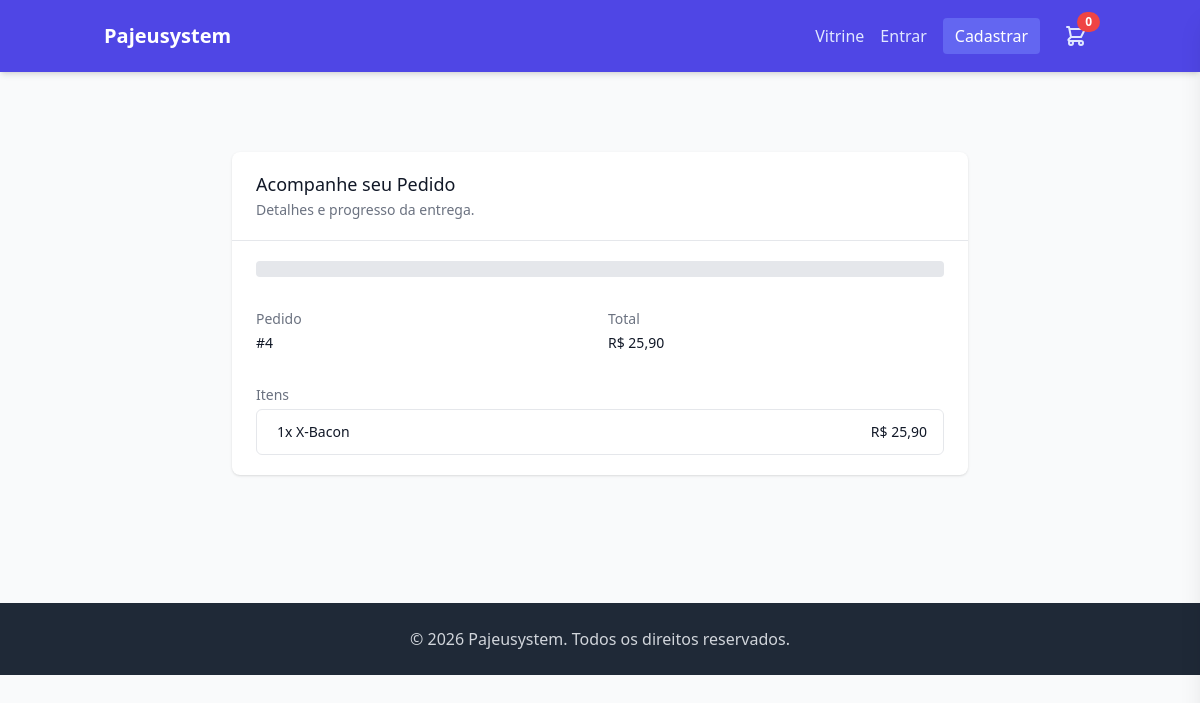
/order/4/track/, run on the app's committed database.
### core/models.py (models this page shows, shortened)
class TenantAwareModel(models.Model):
    store = models.ForeignKey(
        Store,
        on_delete=models.CASCADE,
        related_name="%(class)s_related"
    )
    objects = TenantManager()
    class Meta:
        abstract = True

class Order(TenantAwareModel):
    class Status(models.TextChoices):
        OPEN = 'OPEN', 'Comanda Aberta'
        PENDING = 'PENDING', 'Pendente'
        CONFIRMED = 'CONFIRMED', 'Confirmado'
        PREPARING = 'PREPARING', 'Preparando'
        DELIVERING = 'DELIVERING', 'Em trânsito'
        COMPLETED = 'COMPLETED', 'Concluído'
        CANCELED = 'CANCELED', 'Cancelado'
    class PaymentMethod(models.TextChoices):
        ONLINE = 'online', 'Online (MP)'
        CASH = 'cash', 'Dinheiro'
        CARD = 'card', 'Cartão na Maquininha'
    class CardType(models.TextChoices):
        CREDIT = 'credit', 'Crédito'
        DEBIT = 'debit', 'Débito'
    user = models.ForeignKey('auth.User', on_delete=models.SET_NULL, null=True, blank=True)
    customer_name = models.CharField(max_length=255)
    customer_phone = models.CharField(max_length=20)
    customer_email = models.CharField(max_length=254, blank=True, default='')
    delivery_address = models.TextField()
    status = models.CharField(
        max_length=20,
        choices=Status.choices,
        default=Status.PENDING
    )
    total_amount = models.DecimalField(max_digits=10, decimal_places=2, default=Decimal('0.00'))
    delivery_fee = models.DecimalField(max_digits=10, decimal_places=2, default=Decimal('0.00'))
    payment_method = models.CharField(
        max_length=10,
        choices=PaymentMethod.choices,
        default=PaymentMethod.ONLINE,
    )
    change_amount = models.DecimalField(
        max_digits=10, decimal_places=2,
        null=True, blank=True,
        help_text='Troco solicitado quando payment_method=cash. None = sem troco.',
    )
    card_type = models.CharField(
        max_length=10,
        choices=CardType.choices,
        blank=True, default='',
        help_text='Tipo de cartão quando payment_method=card.',
    )
    mp_payment_id = models.CharField(
        max_length=64,
        null=True,
        blank=True,
        unique=True,
        db_index=True,
    )
    mp_preference_id = models.CharField(max_length=255, blank=True, default='', db_index=True)
    table_label = models.CharField(max_length=100, blank=True, default='')
    created_at = models.DateTimeField(auto_now_add=True)

class OrderItem(TenantAwareModel):
    order = models.ForeignKey(Order, on_delete=models.CASCADE, related_name='items')
    product = models.ForeignKey(Product, on_delete=models.CASCADE)
    quantity = models.PositiveIntegerField(default=1)
    unit_price = models.DecimalField(max_digits=10, decimal_places=2)
    @property
    def total_price(self):
        return self.quantity * self.unit_price

class Product(TenantAwareModel):
    category = models.ForeignKey(Category, on_delete=models.CASCADE, related_name='products')
    name = models.CharField(max_length=255)
    description = models.TextField(blank=True)
    price = models.DecimalField(max_digits=10, decimal_places=2)
    image = models.ImageField(upload_to='products/', null=True, blank=True)
    is_available = models.BooleanField(default=True)

### core/views.py (the view)
# urls.py: path('order/<int:order_id>/track/', views.order_track, name='order_track'),
def order_track(request, order_id):
    order = get_object_or_404(Order, id=order_id)
    return render(request, 'core/order_track.html', {'order': order})

### core/cart.py (called while the page is built)
    @property
    def total_items(self):
        return sum(item['quantity'] for item in self.cart.values())

    def get_total_price(self):
        return sum(Decimal(item['price']) * item['quantity'] for item in self.cart.values())

### core/context_processors.py (called while the page is built)
def theme_preference(request):
    user = getattr(request, 'user', None)
    if user is None or not user.is_authenticated:
        return {'theme_pref': 'system'}
    settings_obj = getattr(user, 'settings', None)
    theme = getattr(settings_obj, 'theme', None) if settings_obj else None
    return {'theme_pref': theme or 'system'}

### core/models.py (called while the page is built)
    def get_queryset(self):
        tenant = get_current_tenant()
        if tenant:
            return super().get_queryset().filter(store=tenant)
        return super().get_queryset()

### core/utils.py (called while the page is built)
def get_current_tenant():
    return _tenant_context.get()

def set_current_tenant(tenant):
    token = _tenant_context.set(tenant)
    return token

def reset_current_tenant(token):
    _tenant_context.reset(token)

### templates/core/order_track.html (shortened to what this page needs)
{% extends 'base.html' %}
{% block content %}
<div class="max-w-3xl mx-auto py-12 px-4">
    <div class="bg-white dark:bg-gray-800 shadow overflow-hidden sm:rounded-lg">
        <div class="px-4 py-5 sm:px-6">
            <h3 class="text-lg leading-6 font-medium text-gray-900 dark:text-gray-100">
                Acompanhe seu Pedido
            </h3>
            <p class="mt-1 max-w-2xl text-sm text-gray-500 dark:text-gray-400">
                Detalhes e progresso da entrega.
            </p>
        </div>
        <div class="border-t border-gray-200 dark:border-gray-700 px-4 py-5 sm:px-6">
            <div hx-get="/api/orders/{{ order.id }}/track" hx-trigger="load"
                hx-headers='{"X-Tenant-Subdomain": "{{ request.tenant.subdomain }}"}'>
                <div class="animate-pulse h-4 bg-gray-200 dark:bg-gray-700 rounded w-full"></div>
            </div>
            <dl class="grid grid-cols-1 gap-x-4 gap-y-8 sm:grid-cols-2 mt-8">
                <div class="sm:col-span-1">
                    <dt class="text-sm font-medium text-gray-500 dark:text-gray-400">Pedido</dt>
                    <dd class="mt-1 text-sm text-gray-900 dark:text-gray-100">#{{ order.id }}</dd>
                </div>
                <div class="sm:col-span-1">
                    <dt class="text-sm font-medium text-gray-500 dark:text-gray-400">Total</dt>
                    <dd class="mt-1 text-sm text-gray-900 dark:text-gray-100">R$ {{ order.total_amount }}</dd>
                </div>
                <div class="sm:col-span-2">
                    <dt class="text-sm font-medium text-gray-500 dark:text-gray-400">Itens</dt>
                    <dd class="mt-1 text-sm text-gray-900 dark:text-gray-100">
                        <ul class="border border-gray-200 dark:border-gray-700 rounded-md divide-y divide-gray-200 dark:divide-gray-700">
                            {% for item in order.items.all %}
                            <li class="pl-3 pr-4 py-3 flex items-center justify-between text-sm">
                                <div class="w-0 flex-1 flex items-center">
                                    <span class="ml-2 flex-1 w-0 truncate">
                                        {{ item.quantity }}x {{ item.product.name }}
                                    </span>
                                </div>
                                <div class="ml-4 flex-shrink-0">
                                    R$ {{ item.total_price }}
                                </div>
                            </li>
                            {% endfor %}
                        </ul>
                    </dd>
                </div>
            </dl>
        </div>
    </div>
</div>
{% endblock %}

### data on the page
Order: id "4", total_amount "25,90"
OrderItem: quantity "1", product.name "X-Bacon", total_price "25,90"

### other printed values
{{ request.tenant.name|default:"Pajeusystem" }} "Pajeusystem"
{{ cart.total_items }} "0"
